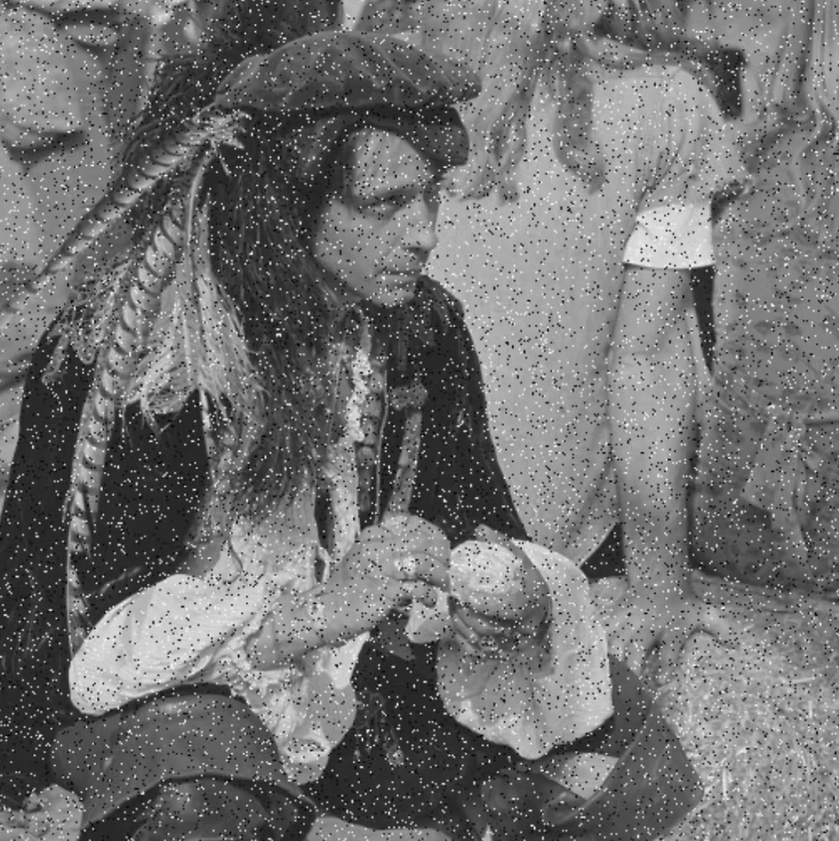
#> input picture task3.4/1.jpg, 839 x 841 px, shrunk from 1092 x 1095 before the run
$ python task3.4.py
#> lines starting #> are read from the running program, lines starting #| are printed output that depends on the picture
import cv2
import numpy as np

# 1. 读取带椒盐噪声的图片（替换为你的图片路径）
img_noise = cv2.imread("1.jpg", cv2.IMREAD_GRAYSCALE)  # 读成灰度图更方便处理
#> img_noise is the input picture: shape (841, 839); min 0, max 255, mean 113.2

if img_noise is None:
    print("图片读取失败！")
    exit()

# 2. 均值滤波（卷积核大小 ）
img_mean = cv2.blur(img_noise, (9, 9))
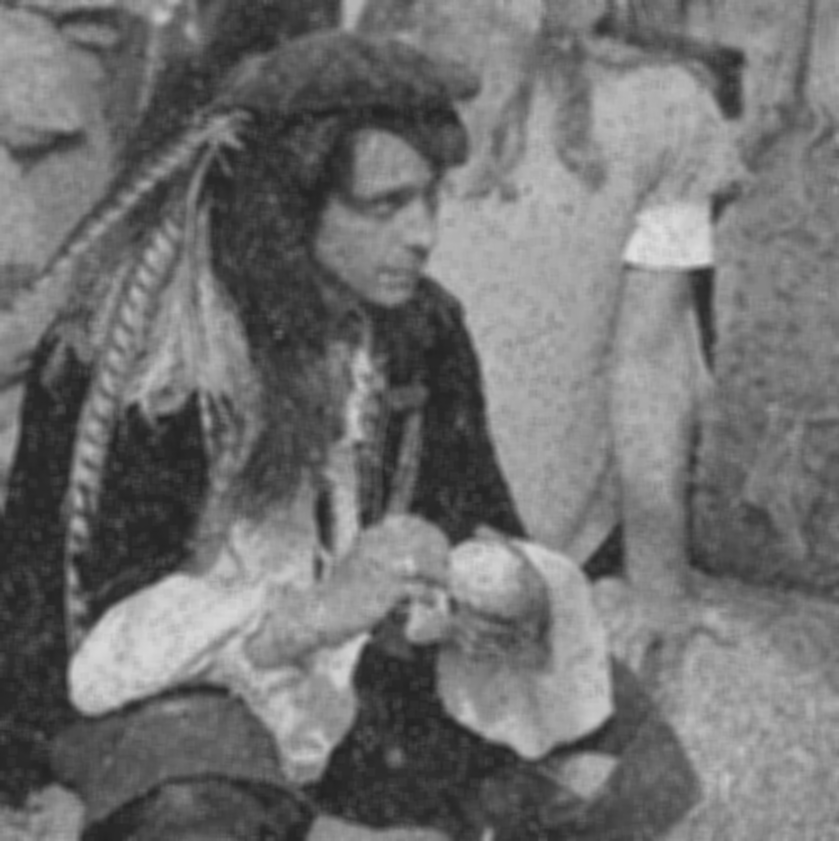
#> img_mean: shape (841, 839); min 33, max 223, mean 113.2

# 3. 高斯滤波（卷积核大小 ，标准差自动计算）
img_gauss = cv2.GaussianBlur(img_noise, (9, 9), 0)

# 4. 保存结果
cv2.imwrite("result_mean_filter.jpg", img_mean)
cv2.imwrite("result_gauss_filter.jpg", img_gauss)

# 5. 显示对比
cv2.namedWindow("Noisy Image", cv2.WINDOW_NORMAL)
cv2.namedWindow("Mean Filter", cv2.WINDOW_NORMAL)
cv2.namedWindow("Gaussian Filter", cv2.WINDOW_NORMAL)

cv2.imshow("Noisy Image", img_noise)
cv2.imshow("Mean Filter", img_mean)
cv2.imshow("Gaussian Filter", img_gauss)

cv2.waitKey(0)
cv2.destroyAllWindows()
